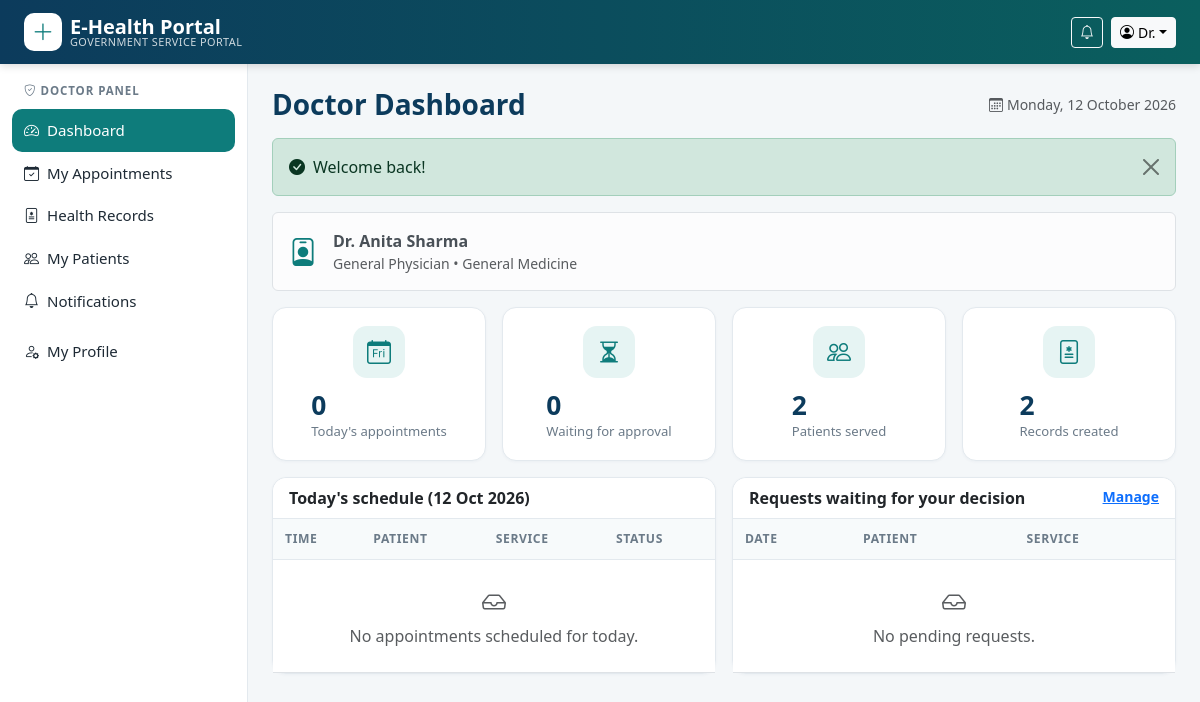
The page /doctor/dashboard.php (signed in) on the database its author committed.
### tables this page shows
CREATE TABLE users (
  user_id     INT UNSIGNED AUTO_INCREMENT PRIMARY KEY,
  name        VARCHAR(100) NOT NULL,
  email       VARCHAR(150) NOT NULL UNIQUE,
  password    VARCHAR(255) NOT NULL,
  role        ENUM('admin','doctor','citizen') NOT NULL DEFAULT 'citizen',
  phone       VARCHAR(20)  DEFAULT NULL,
  gender      ENUM('male','female','other') DEFAULT NULL,
  dob         DATE DEFAULT NULL,
  address     VARCHAR(200) DEFAULT NULL,
  status      ENUM('active','inactive') NOT NULL DEFAULT 'active',
  failed_logins TINYINT UNSIGNED NOT NULL DEFAULT 0,
  locked_until  DATETIME DEFAULT NULL,
  created_at  TIMESTAMP DEFAULT CURRENT_TIMESTAMP
);

CREATE TABLE doctors (
  doctor_id      INT UNSIGNED AUTO_INCREMENT PRIMARY KEY,
  user_id        INT UNSIGNED DEFAULT NULL UNIQUE,
  name           VARCHAR(100) NOT NULL,
  specialization VARCHAR(100) NOT NULL,
  department     VARCHAR(80)  NOT NULL,
  contact        VARCHAR(20)  DEFAULT NULL,
  status         ENUM('active','inactive') NOT NULL DEFAULT 'active',
  created_at     TIMESTAMP DEFAULT CURRENT_TIMESTAMP,
  CONSTRAINT fk_doc_user FOREIGN KEY (user_id) REFERENCES users(user_id) ON DELETE SET NULL
);

### includes/db.php (called while the page is built, shortened)
<?php
function db(): PDO
{
    static $pdo = null;
    if ($pdo === null) {
        try {
            $dsn = 'mysql:host=' . DB_HOST . ';port=' . DB_PORT . ';dbname=' . DB_NAME . ';charset=utf8mb4';
            $pdo = new PDO($dsn, DB_USER, DB_PASS, [
                PDO::ATTR_ERRMODE            => PDO::ERRMODE_EXCEPTION,
                PDO::ATTR_DEFAULT_FETCH_MODE => PDO::FETCH_ASSOC,
                PDO::ATTR_EMULATE_PREPARES   => false,
            ]);
            $pdo->exec("SET time_zone = '+05:45'");
        } catch (PDOException $e) {
            http_response_code(500);
            die('<div style="font-family:sans-serif;max-width:600px;margin:60px auto;padding:20px;border:1px solid #f5c2c7;background:#f8d7da;border-radius:8px">'
              . '<h3>Database connection failed</h3><p>Please make sure <b>MySQL is running in XAMPP</b> and that you imported '
              . '<code>database/ehealth_db.sql</code>. Check the credentials in <code>config/config.php</code>.</p></div>');
        }
    }
    return $pdo;
}
function q(string $sql, array $params = []): PDOStatement
{
    $st = db()->prepare($sql);
    $st->execute($params);
    return $st;
}
function fetch_all(string $sql, array $params = []): array { return q($sql, $params)->fetchAll(); }
function fetch_one(string $sql, array $params = []): ?array { $r = q($sql, $params)->fetch(); return $r ?: null; }
function fetch_val(string $sql, array $params = []) { return q($sql, $params)->fetchColumn(); }

### includes/auth.php (called while the page is built, shortened)
<?php
require_once __DIR__ . '/functions.php';
function current_user(): ?array
{
    static $u = false;
    if ($u === false) {
        $u = isset($_SESSION['user_id'])
            ? fetch_one('SELECT user_id,name,email,role,phone,gender,dob,address,status FROM users WHERE user_id=?', [$_SESSION['user_id']])
            : null;
    }
    return $u;
}
function home_for(string $role): string
{
    return ['admin' => 'admin/dashboard.php', 'doctor' => 'doctor/dashboard.php', 'citizen' => 'citizen/dashboard.php'][$role] ?? 'index.php';
}
function require_role(string ...$roles): array
{
    $u = current_user();
    return $u;
}
function my_doctor(int $userId): ?array
{
    return fetch_one('SELECT * FROM doctors WHERE user_id=?', [$userId]);
}

### doctor/dashboard.php (the view, shortened to what this page needs)
<?php
require_once __DIR__ . '/../includes/layout.php';
$u = require_role('doctor');
$doc = my_doctor((int)$u['user_id']);
$did = (int)$doc['doctor_id']; $today = date('Y-m-d');
$todayCnt = (int)fetch_val("SELECT COUNT(*) FROM appointments WHERE doctor_id=? AND appointment_date=? AND status IN ('pending','approved','completed')", [$did, $today]);
$pending  = (int)fetch_val("SELECT COUNT(*) FROM appointments WHERE doctor_id=? AND status='pending'", [$did]);
$patients = (int)fetch_val('SELECT COUNT(DISTINCT user_id) FROM appointments WHERE doctor_id=?', [$did]);
$records  = (int)fetch_val('SELECT COUNT(*) FROM health_records WHERE doctor_id=?', [$did]);
$schedule = fetch_all("SELECT a.*, p.name patient_name, s.service_name FROM appointments a JOIN users p ON p.user_id=a.user_id
                       JOIN health_services s ON s.service_id=a.service_id
                       WHERE a.doctor_id=? AND a.appointment_date=? AND a.status IN ('pending','approved','completed') ORDER BY a.appointment_time", [$did, $today]);
$waiting = fetch_all("SELECT a.*, p.name patient_name, s.service_name FROM appointments a JOIN users p ON p.user_id=a.user_id
                      JOIN health_services s ON s.service_id=a.service_id
                      WHERE a.doctor_id=? AND a.status='pending' AND a.appointment_date>=? ORDER BY a.appointment_date, a.appointment_time LIMIT 6", [$did, $today]);
layout_top('Doctor Dashboard', true);
?>
<div class="alert alert-light border d-flex align-items-center">
  <i class="bi bi-person-badge fs-3 text-teal me-3"></i>
  <div><strong><?= e($doc['name']) ?></strong><div class="small text-muted"><?= e($doc['specialization']) ?> &bull; <?= e($doc['department']) ?></div></div>
</div>
<div class="row g-3 mb-3">
  <div class="col-6 col-lg-3"><?= kpi('calendar-day', $todayCnt, "Today's appointments") ?></div>
  <div class="col-6 col-lg-3"><?= kpi('hourglass-split', $pending, 'Waiting for approval') ?></div>
  <div class="col-6 col-lg-3"><?= kpi('people', $patients, 'Patients served') ?></div>
  <div class="col-6 col-lg-3"><?= kpi('file-medical', $records, 'Records created') ?></div>
</div>
<div class="row g-3">
  <div class="col-lg-6"><div class="card h-100"><div class="card-header">Today's schedule (<?= fmt_date($today) ?>)</div>
    <div class="table-responsive"><table class="table mb-0 align-middle"><thead><tr><th>Time</th><th>Patient</th><th>Service</th><th>Status</th></tr></thead><tbody>
    <?php foreach ($schedule as $a): ?>
      <tr><td><?= fmt_time($a['appointment_time']) ?></td><td><?= e($a['patient_name']) ?></td><td><?= e($a['service_name']) ?></td><td><?= status_badge($a['status']) ?></td></tr>
    <?php endforeach; if (!$schedule) echo empty_row(4, 'No appointments scheduled for today.'); ?>
    </tbody></table></div></div></div>
  <div class="col-lg-6"><div class="card h-100"><div class="card-header d-flex justify-content-between"><span>Requests waiting for your decision</span><a href="<?= url('doctor/appointments.php?status=pending') ?>" class="small">Manage</a></div>
    <div class="table-responsive"><table class="table mb-0 align-middle"><thead><tr><th>Date</th><th>Patient</th><th>Service</th></tr></thead><tbody>
    <?php foreach ($waiting as $a): ?>
      <tr><td><?= fmt_date($a['appointment_date']) ?><br><small class="text-muted"><?= fmt_time($a['appointment_time']) ?></small></td><td><?= e($a['patient_name']) ?></td><td><?= e($a['service_name']) ?></td></tr>
    <?php endforeach; if (!$waiting) echo empty_row(3, 'No pending requests.'); ?>
    </tbody></table></div></div></div>
</div>
<?php layout_bottom(true); ?>

### includes/layout.php (shortened to what this page needs)
<?php
require_once __DIR__ . '/auth.php';
function menu_for(string $role): array
{
    switch ($role) {
        case 'doctor': return [
            ['Dashboard', 'doctor/dashboard.php', 'speedometer2'],
            ['My Appointments', 'doctor/appointments.php', 'calendar-check'],
            ['Health Records', 'doctor/records.php', 'file-medical'],
            ['My Patients', 'doctor/patients.php', 'people'],
            ['Notifications', 'notifications.php', 'bell'],
        ];
    }
}
function layout_top(string $title, bool $panel = false): void
{
    $u = current_user();
    $script = str_replace('\\', '/', $_SERVER['SCRIPT_NAME']);
    ?><!DOCTYPE html>
<html lang="en">
<head>
<link rel="stylesheet" href="<?= asset('vendor/bootstrap/css/bootstrap.min.css') ?>">
<link rel="stylesheet" href="<?= asset('vendor/icons/bootstrap-icons.min.css') ?>">
<link rel="stylesheet" href="<?= asset('css/style.css') ?>">
</head>
<body class="<?= $panel ? 'panel-body' : '' ?>">
<nav class="navbar navbar-expand-lg navbar-dark topbar sticky-top">
  <div class="container-fluid px-lg-4">
    <a class="navbar-brand d-flex align-items-center" href="<?= url($u ? home_for($u['role']) : 'index.php') ?>">
      <span class="brand-mark me-2"><i class="bi bi-plus-lg"></i></span>
      <span class="lh-1"><strong>E-Health Portal</strong><small class="d-none d-sm-block">Government Service Portal</small></span>
    </a>
    <div class="<?= $panel ? 'ms-auto' : 'collapse navbar-collapse' ?>" id="mainNav">
      <div class="d-flex align-items-center gap-2">
        <?php if ($u): ?>
          <?php if (true): ?>
            <a href="<?= url('notifications.php') ?>" class="btn btn-sm btn-outline-light position-relative" title="Notifications">
              <i class="bi bi-bell"></i>
            </a>
          <?php endif; ?>
          <div class="dropdown">
            <button class="btn btn-sm btn-light dropdown-toggle" data-bs-toggle="dropdown"><i class="bi bi-person-circle me-1"></i><?= e(explode(' ', $u['name'])[0]) ?></button>
          </div>
        <?php else: ?>
          <a href="<?= url('login.php') ?>" class="btn btn-sm btn-outline-light">Login</a>
          <a href="<?= url('register.php') ?>" class="btn btn-sm btn-light text-teal fw-semibold">Register</a>
        <?php endif; ?>
      </div>
    </div>
  </div>
</nav>
<?php if ($panel && $u): ?>
<div class="panel-wrap">
  <aside class="sidebar" id="sidebar">
    <div class="sidebar-role"><i class="bi bi-shield-check me-1"></i><?= e(ucfirst($u['role'])) ?> Panel</div>
    <ul class="nav flex-column">
      <?php foreach (menu_for($u['role']) as [$label, $file, $icon]):
          $active = str_ends_with($script, '/' . $file) || (basename(dirname($script)) . '/' . basename($script)) === $file; ?>
        <li class="nav-item">
          <a class="nav-link <?= $active ? 'active' : '' ?>" href="<?= url($file) ?>"><i class="bi bi-<?= $icon ?> me-2"></i><?= e($label) ?></a>
        </li>
      <?php endforeach; ?>
      <li class="nav-item mt-2"><a class="nav-link <?= basename($script) === 'profile.php' ? 'active' : '' ?>" href="<?= url('profile.php') ?>"><i class="bi bi-person-gear me-2"></i>My Profile</a></li>
    </ul>
  </aside>
  <main class="panel-main">
    <div class="d-flex flex-wrap justify-content-between align-items-center mb-3">
      <h1 class="h3 page-title mb-0"><?= e($title) ?></h1>
      <span class="text-muted small d-none d-md-block"><i class="bi bi-calendar3 me-1"></i><?= date('l, d F Y') ?></span>
    </div>
    <?= flash_render() ?>
<?php else: ?>
<main>
<div class="container mt-3"><?= flash_render() ?></div>
<?php endif;
}
function layout_bottom(bool $panel = false): void
{
    if ($panel): ?>
  </main>
</div>
<?php endif; ?>
</body>
</html>
<?php
}

### assets/css/style.css (style rules this page uses)
:root { --navy:#0c3b5c; --teal:#0e7c7b; --teal-dark:#0a5f5e; --mint:#e6f4f3; --ink:#1e2a35; --muted:#6b7a88; --line:#e3e9ee; --bg:#f4f7f9; }
body { background:var(--bg);color:var(--ink);font-family:system-ui,-apple-system,"Segoe UI",Roboto,"Helvetica Neue",Arial,sans-serif; }
.text-teal { color:var(--teal)!important }
.topbar { background:linear-gradient(90deg,var(--navy),var(--teal-dark));box-shadow:0 2px 8px rgba(0,0,0,.15) }
.topbar .navbar-brand small { font-size:.68rem;opacity:.8;font-weight:400;letter-spacing:.04em;text-transform:uppercase }
.brand-mark { width:38px;height:38px;border-radius:10px;background:#fff;color:var(--teal);display:inline-flex;align-items:center;justify-content:center;font-size:1.4rem }
.card { border:1px solid var(--line);border-radius:14px;box-shadow:0 1px 3px rgba(12,59,92,.04) }
.card-header { background:#fff;border-bottom:1px solid var(--line);font-weight:600;border-radius:14px 14px 0 0!important }
.panel-wrap { display:flex;min-height:calc(100vh - 62px) }
.sidebar { width:248px;background:#fff;border-right:1px solid var(--line);padding:18px 12px;flex-shrink:0 }
.sidebar-role { font-size:.72rem;text-transform:uppercase;letter-spacing:.08em;color:var(--muted);padding:0 12px 10px;font-weight:600 }
.sidebar .nav-link { color:var(--ink);border-radius:10px;padding:10px 12px;font-size:.94rem }
.sidebar .nav-link.active { background:var(--teal);color:#fff }
.panel-main { flex:1;padding:24px;min-width:0 }
.page-title { color:var(--navy);font-weight:700 }
.table>:not(caption)>*>* { padding:.7rem .75rem }
.table thead th { background:#f7fafb;color:var(--muted);font-size:.76rem;text-transform:uppercase;letter-spacing:.05em;border-bottom:1px solid var(--line);white-space:nowrap }

### rows shown on the page
users: name "Dr.", role "DOCTOR"
doctors: name "Dr. Anita Sharma", specialization "General Physician", department "General Medicine"

### other values the page prints
$label "Dashboard"
$label "My Appointments"
$label "Health Records"
$label "My Patients"
$label "Notifications"
$title "Doctor Dashboard"
$f['msg'] "Welcome back!"
$value "0 0 2 2"
$label "Today's appointments Waiting for approval Patients served Records created"
$msg "No appointments scheduled for today. No pending requests."
